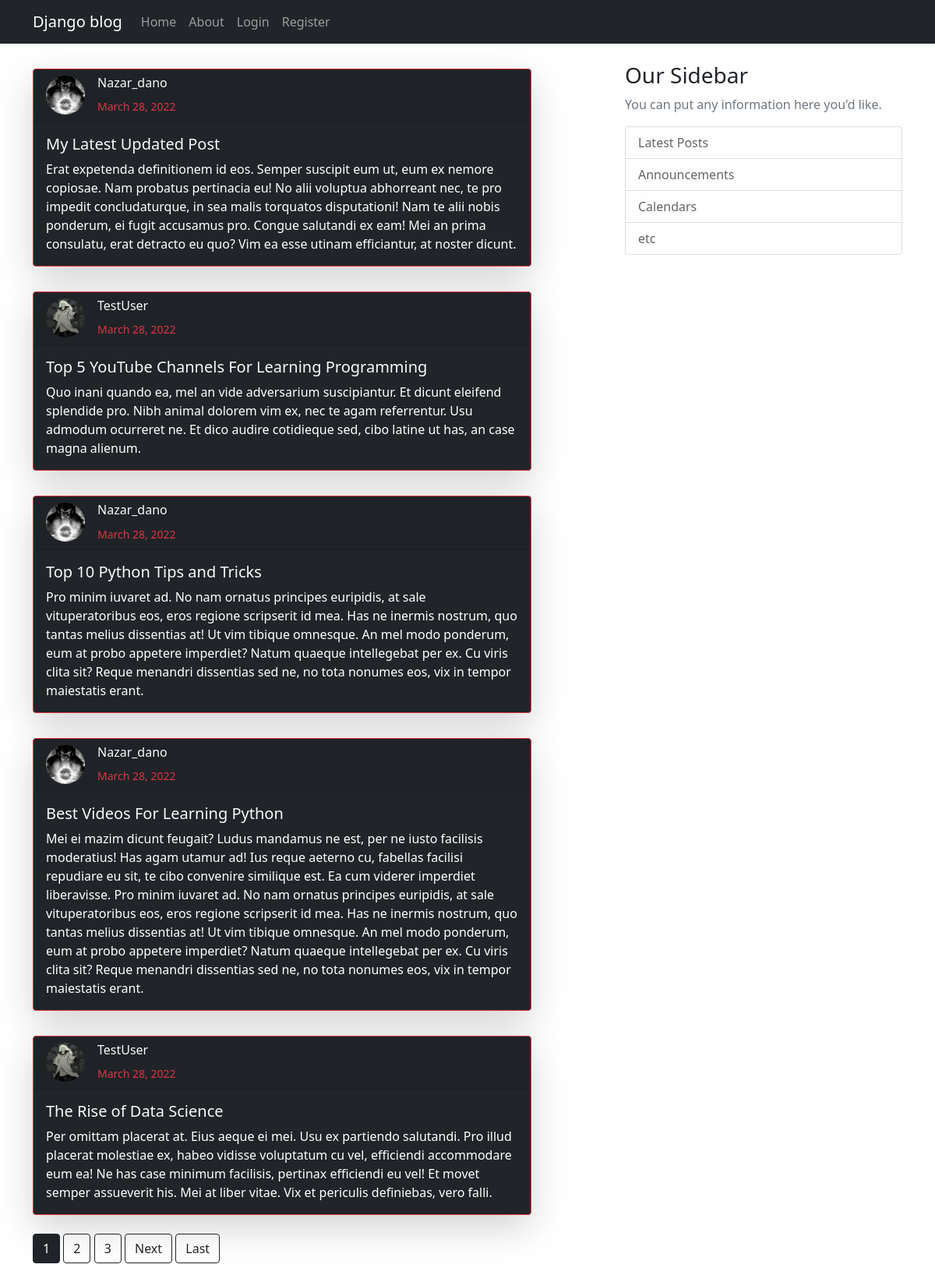
The page / on the database its author committed.
### blog/models.py (models this page shows, shortened)
class Post(models.Model):
    title = models.CharField(max_length=100)
    content = models.TextField()
    date_posted = models.DateTimeField(default=timezone.now)
    author = models.ForeignKey(User, on_delete=models.CASCADE)

### users/models.py (models this page shows, shortened)
class Profile(models.Model):
    user = models.OneToOneField(User, on_delete=models.CASCADE)
    img = models.ImageField(default='default.jpg', upload_to='profile_pics')

### blog/views.py (the view)
# urls.py: path('', PostListView.as_view(), name='blog-home'),
class PostListView(ListView):
    model = Post
    template_name = 'blog/home.html'
    context_object_name = 'posts'
    ordering = ['-date_posted']
    paginate_by = 5

### blog/templates/blog/home.html (shortened to what this page needs)
{% extends "blog/base.html" %}
{% block content %}
{% for post in posts %}
<div class="card text-white bg-dark mb-6 shadow-lg p-10 rounded border-danger" style="max-width: 40rem; margin-top: 2rem">
	<div class="card-header">
		<img class="rounded-circle account-img me-3" style="height: 50px; width: 50px; float: left;" src="{{ post.author.profile.img.url }}">
		<h6 >
			<a class="text-light text-decoration-none" href="{% url 'user-posts' post.author.username %}">{{ post.author }}</a>
		</h6>
		<small class="text-danger">{{ post.date_posted|date:"F d, Y" }}</small>
	</div>
	<div class="card-body">
		<h5 class="card-title"><a class="text-light text-decoration-none" href="{% url 'post-detail' post.id %}">{{ post.title }}</a></h5>
		<p class="card-text">{{ post.content }}</p>
	</div>
</div>
{% endfor %}
{% if is_paginated %}
	{% for num in page_obj.paginator.page_range %}
		{% if page_obj.number == num %}
			<a class="btn btn-dark mb-4 mt-4" href="?page={{ num }}">{{ num }}</a>
		{% elif num > page_obj.number|add:'-3' and num < page_obj.number|add:'3' %}
			<a class="btn btn-outline-dark mb-4 mt-4" href="?page={{ num }}">{{ num }}</a>
		{% endif %}
	{% endfor %}
	{% if page_obj.has_next %}
	<a class="btn btn-outline-dark mb-4 mt-4" href="?page={{ page_obj.next_page_num }}">Next</a>
		<a class="btn btn-outline-dark mb-4 mt-4" href="?page={{ page_obj.paginator.num_pages }}">Last</a>
	{% endif %}
{% endif %}
{% endblock content %}

### blog/templates/blog/base.html (shortened to what this page needs)
<!DOCTYPE html>
<html>
	<head>
		{% load static %}
		<link rel="stylesheet" href="{% static 'bootstrap-5.1.3-dist/css/bootstrap.min.css' %}"/>
		<link rel="stylesheet" href="{% static 'main.css' %}">
	</head>
	<body>
		<header class="site-header">
			<nav class="navbar navbar-expand-lg navbar-dark bg-dark">
				<div class="container">
					<a class="navbar-brand" href="#">Django blog</a>
					<div class="collapse navbar-collapse" id="navbarNav">
						<ul class="navbar-nav">
							<li class="nav-item">
								<a class="nav-link" aria-current="page" href="{% url 'blog-home' %}">Home</a>
							</li>
							<li class="nav-item">
								<a class="nav-link" href="{% url 'blog-about' %}">About</a>
							</li>
							{% if user.is_authenticated %}
								<li class="nav-item">
									<a class="nav-link" href="{% url 'post-create' %}">New Post</a>
								</li>
								<li class="nav-item">
									<a class="nav-link" href="{% url 'profile' %}">Profile</a>
								</li>
								<li class="nav-item">
									<a class="nav-link" href="{% url 'logout' %}">Logout</a>
								</li>
							{% else %}
							<li class="nav-item">
								<a class="nav-link" href="{% url 'login' %}">Login</a>
							</li>
							<li class="nav-item">
								<a class="nav-link" href="{% url 'register' %}">Register</a>
							</li>
							{% endif %}
						</ul>
					</div>
				</div>
			</nav>
		</header>
		<main role="main" class="container">
			<div class="row">
				<div class="col-md-8">
					{% block content %}{% endblock %}
				</div>
				<div class="col-md-4 mt-4" >
					<div class="content-section">
						<h3>Our Sidebar</h3>
						<p class='text-muted'>You can put any information here you'd like.
						<ul class="list-group">
							<li class="list-group-item list-group-item-light">Latest Posts</li>
							<li class="list-group-item list-group-item-light">Announcements</li>
							<li class="list-group-item list-group-item-light">Calendars</li>
							<li class="list-group-item list-group-item-light">etc</li>
						</ul>
						</p>
					</div>
				</div>
			</div>
		</main>
	</body>
</html>

### rows shown on the page
Post: author.profile.img (picture), author "Nazar_dano", date_posted "March 28, 2022", title "My Latest Updated Post", content "Erat expetenda definitionem id eos. Semper suscipit eum ut, eum ex nemore copiosae. Nam probatus pertinacia eu! No alii voluptua abhorreant nec, te pro impedit concludaturque, in sea malis torquatos disputationi! Nam te alii nobis ponderum, ei fugit accusamus pro. Congue salutandi ex eam! Mei an prima consulatu, erat detracto eu quo? Vim ea esse utinam efficiantur, at noster dicunt."
Post: author.profile.img (picture), author "TestUser", date_posted "March 28, 2022", title "Top 5 YouTube Channels For Learning Programming", content "Quo inani quando ea, mel an vide adversarium suscipiantur. Et dicunt eleifend splendide pro. Nibh animal dolorem vim ex, nec te agam referrentur. Usu admodum ocurreret ne. Et dico audire cotidieque sed, cibo latine ut has, an case magna alienum."
Post: author.profile.img (picture), author "Nazar_dano", date_posted "March 28, 2022", title "Top 10 Python Tips and Tricks", content "Pro minim iuvaret ad. No nam ornatus principes euripidis, at sale vituperatoribus eos, eros regione scripserit id mea. Has ne inermis nostrum, quo tantas melius dissentias at! Ut vim tibique omnesque. An mel modo ponderum, eum at probo appetere imperdiet? Natum quaeque intellegebat per ex. Cu viris clita sit? Reque menandri dissentias sed ne, no tota nonumes eos, vix in tempor maiestatis erant."
Post: author.profile.img (picture), author "Nazar_dano", date_posted "March 28, 2022", title "Best Videos For Learning Python", content "Mei ei mazim dicunt feugait? Ludus mandamus ne est, per ne iusto facilisis moderatius! Has agam utamur ad! Ius reque aeterno cu, fabellas facilisi repudiare eu sit, te cibo convenire similique est. Ea cum viderer imperdiet liberavisse. Pro minim iuvaret ad. No nam ornatus principes euripidis, at sale vituperatoribus eos, eros regione scripserit id mea. Has ne inermis nostrum, quo tantas melius dissentias at! Ut vim tibique omnesque. An mel modo ponderum, eum at probo appetere imperdiet? Natum quaeque intellegebat per ex. Cu viris clita sit? Reque menandri dissentias sed ne, no tota nonumes eos, vix in tempor maiestatis erant."
Post: author.profile.img (picture), author "TestUser", date_posted "March 28, 2022", title "The Rise of Data Science", content "Per omittam placerat at. Eius aeque ei mei. Usu ex partiendo salutandi. Pro illud placerat molestiae ex, habeo vidisse voluptatum cu vel, efficiendi accommodare eum ea! Ne has case minimum facilisis, pertinax efficiendi eu vel! Et movet semper assueverit his. Mei at liber vitae. Vix et periculis definiebas, vero falli."

### other values the page prints
{{ num }} "1"
{{ num }} "2" "3"
